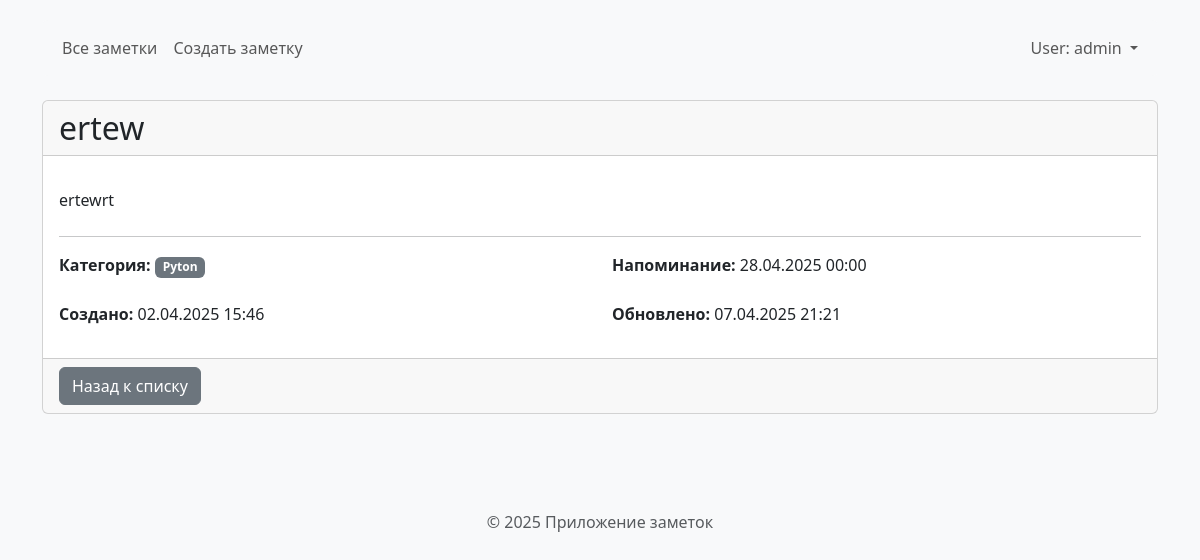
/notes/note/11/ (signed in), run on the app's committed database.
### notes/models.py (models this page shows, shortened)
class Notes(models.Model):
    category = models.ForeignKey(Categories, on_delete=models.SET_NULL, null=True, blank=True, related_name="notes", verbose_name="Категория")
    title = models.CharField(max_length=100, verbose_name="Заголовок")
    text  = models.TextField(verbose_name="Содержание")
    reminder = models.DateTimeField(null=True, blank=True, verbose_name="Напоминание")
    created_at = models.DateTimeField(auto_now_add=True, verbose_name="Дата создания")
    updated_at = models.DateTimeField(auto_now=True, verbose_name="Дата обновления")
    user = models.ForeignKey(User, on_delete=models.SET_NULL, null=True, blank=True, related_name='notes',
                           verbose_name="Автор")
    group = models.ForeignKey(Group, on_delete=models.SET_NULL, null=True, blank=True, related_name='notes', verbose_name="Группа")
    class Meta:
        verbose_name = "Заметка"
        verbose_name_plural = "Заметки"
        ordering = ['-created_at']

class Categories(models.Model):
    title = models.CharField(max_length=100, unique=True, verbose_name="Название категории")
    class Meta:
        verbose_name = "Категория"
        verbose_name_plural = "Категории"

### notes/views.py (the view)
# urls.py: path("note/<int:pk>/", views.NoteDetailView.as_view(), name="note_detail"),
class NoteDetailView(LoginRequiredMixin, DetailView):
    model = Notes
    template_name = 'notes/note_detail.html'
    context_object_name = 'note'
    def get_object(self, queryset=None):
        obj = get_object_or_404(Notes, pk=self.kwargs['pk'])
        user_has_access = (
                obj.user == self.request.user or  # Автор заметки
                (obj.group and obj.group in self.request.user.note_groups.all())  # Член группы
        )
        if not user_has_access:
            raise PermissionDenied("У вас нет прав для просмотра этой заметки")
        return obj

### notes/context_processors.py (called while the page is built)
def group_permissions(request):
    context = {}
    try:
        group = Group.objects.get(name='Editor')
        context['can_group_add_notes'] = group.permissions.filter(
            content_type__app_label='Notes',
            codename='add_notes'  # Django typically uses add_modelname format
        ).exists()
    except Group.DoesNotExist:
        context['can_group_add_notes'] = False
    return context

### notes/templates/notes/note_detail.html (shortened to what this page needs)
{% extends "notes/index.html" %}
{% block content %}
    <div class="card mb-4">
        <div class="card-header d-flex justify-content-between align-items-center">
            <h2 class="mb-0">{{ note.title }}</h2>
        </div>
        <div class="card-body">
            <div class="mb-4">
                <p class="card-text">{{ note.text|linebreaks }}</p>
            </div>
            <hr>
            <div class="row">
                <div class="col-md-6">
                    <p><strong>Категория:</strong>
                        {% if note.category %}
                            <span class="badge bg-secondary">{{ note.category.title }}</span>
                        {% else %}
                            <span class="badge bg-light text-dark">Без категории</span>
                        {% endif %}
                    </p>
                </div>
                <div class="col-md-6">
                    <p><strong>Напоминание:</strong>
                        {% if note.reminder %}
                            {{ note.reminder|date:"d.m.Y H:i" }}
                        {% else %}
                            Не установлено
                        {% endif %}
                    </p>
                </div>
            </div>
            <div class="row mt-2">
                <div class="col-md-6">
                    <p><strong>Создано:</strong> {{ note.created_at|date:"d.m.Y H:i" }}</p>
                </div>
                <div class="col-md-6">
                    <p><strong>Обновлено:</strong> {{ note.updated_at|date:"d.m.Y H:i" }}</p>
                </div>
            </div>
        </div>
        <div class="card-footer">
            <a href="{% url 'notes:index' %}" class="btn btn-secondary">Назад к списку</a>
        </div>
    </div>
{% endblock %}

### notes/templates/notes/index.html (shortened to what this page needs)
{% load static %}
<!doctype html>
<html lang="en">
<head>
    <link href="{% static "css/bootstrap.min.css" %}" rel="stylesheet">
    <link rel="stylesheet" href="{% static 'icons/bootstrap-icons/font/bootstrap-icons.css' %}">
    <link href="{% static "notes/css/notes.css" %}" rel="stylesheet">
</head>
<body>
    <div class="container">
        <header class="mb-4">
            <nav class="navbar navbar-expand-lg navbar-light bg-light rounded">
                <div class="container-fluid">
                    <div class="collapse navbar-collapse justify-content-between" id="navbarNavDropdown">
                        <ul class="navbar-nav me-auto">
                            <li class="nav-item">
                                <a class="nav-link {% if request.resolver_match.url_name == 'index' %}active{% endif %}" href="{% url 'notes:index' %}">Все заметки</a>
                            </li>
                             {% if user.is_authenticated %}
                                {% if perms.notes.can_add_notes or can_group_add_notes %}
                                    <li class="nav-item">
                                        <a class="nav-link {% if request.resolver_match.url_name == 'add_note' %}active{% endif %}" href="{% url 'notes:add_note' %}">Создать заметку</a>
                                    </li>
                                {% endif %}
                            {% endif %}
                        </ul>
                       <ul class="navbar-nav mb-2 mb-lg-0">
                           {% if user.is_authenticated %}
                               <li class="nav-item dropdown">
                                    <a class="nav-link dropdown-toggle" href="#" id="userDropdown" role="button" data-bs-toggle="dropdown" aria-expanded="false">
                                        User: {{ user.get_username }}
                                    </a>
                               </li>
                           {% else %}
                             <li class="nav-item"><a class="nav-link" href="{% url 'login' %}?next={{ request.path }}">Login</a></li>
                           {% endif %}
                       </ul>
                    </div>
                </div>
            </nav>
        </header>
        <main>
            {% block content %}
            {% endblock %}
        </main>
        <footer class="my-5 pt-5 text-muted text-center text-small">
            <p>&copy; 2025 Приложение заметок</p>
        </footer>
    </div>
</body>
</html>

### notes/static/notes/css/notes.css (style rules this page uses)
body { padding-top: 20px; background-color: #f8f9fa; }

### data on the page
Notes: title "ertew", text "ertewrt", category "Pyton", reminder "28.04.2025 00:00", created_at "02.04.2025 15:46", updated_at "07.04.2025 21:21"

### other printed values
{{ user.get_username }} "admin"
